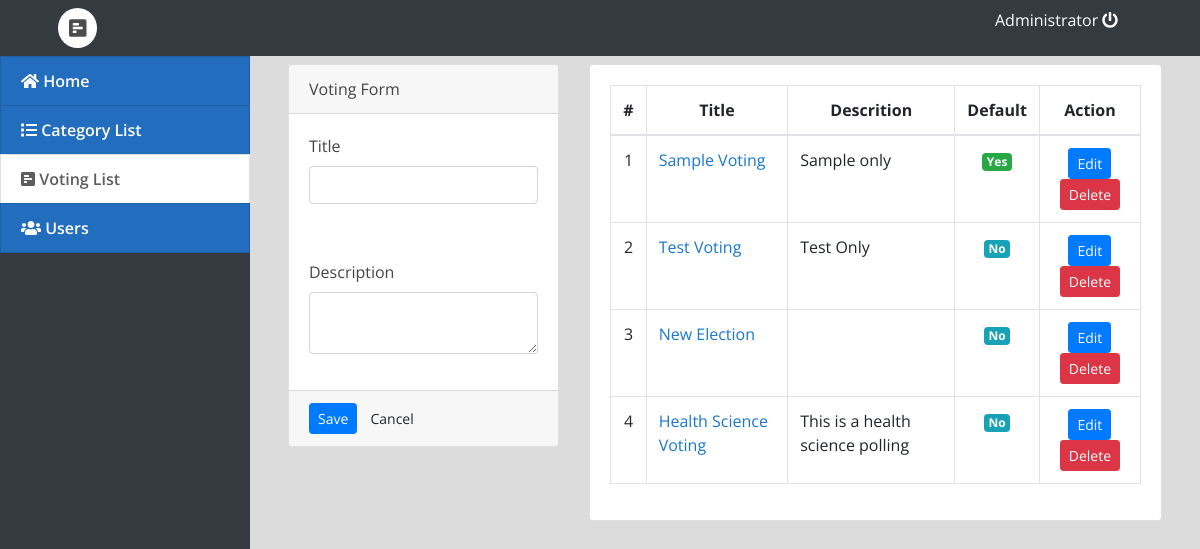
Page /index.php?page=voting_list (signed in) on the committed database.
### tables this page shows
CREATE TABLE IF NOT EXISTS `voting_list` (
  `id` int(30) NOT NULL AUTO_INCREMENT,
  `title` varchar(250) NOT NULL,
  `description` text NOT NULL,
  `is_default` tinyint(1) NOT NULL DEFAULT '0',
  PRIMARY KEY (`id`)
);

### voting_list.php (the view, shortened to what this page needs)
<?php include('db_connect.php');?>
<div class="container-fluid">
	<div class="col-lg-12">
		<div class="row">
			<div class="col-md-4">
			<form action="" id="manage-voting">
				<div class="card">
					<div class="card-header">
						    Voting Form
				  	</div>
					<div class="card-body">
							<div class="form-group">
								<label class="control-label">Title</label>
								<input type="text" class="form-control" name="title">
							</div>
					</div>
					<div class="card-body">
							<div class="form-group">
								<label class="control-label">Description</label>
								<textarea class="form-control" name="description"></textarea>
							</div>
					</div>
					<div class="card-footer">
						<div class="row">
							<div class="col-md-12">
								<button class="btn btn-sm btn-primary"> Save</button>
								<button class="btn btn-sm btn-default" type="button" onclick="$('#manage-voting').get(0).reset()"> Cancel</button>
							</div>
						</div>
					</div>
				</div>
			</form>
			</div>
			<div class="col-md-8">
				<div class="card">
					<div class="card-body">
						<table class="table table-bordered table-hover">
							<colgroup>
								<col width="5%">
								<col width="30%">
								<col width="35%">
								<col width="10%">
								<col width="20%">
							</colgroup>
							<thead>
								<tr>
									<th class="text-center">#</th>
									<th class="text-center">Title</th>
									<th class="text-center">Descrition</th>
									<th class="text-center">Default</th>
									<th class="text-center">Action</th>
								</tr>
							</thead>
							<tbody>
								<?php
								$i = 1;
								$vote = $conn->query("SELECT * FROM voting_list order by id asc");
								while($row=$vote->fetch_assoc()):
								?>
								<tr>
									<td class="text-center"><?php echo $i++ ?></td>
									<td class=""><a href="index.php?page=manage_voting&id=<?php echo $row['id'] ?>"><?php echo $row['title'] ?></a></td>
									<td class=""><?php echo $row['description'] ?></td>
									<?php if($row['is_default'] == 1): ?>
										<td class="text-center"><div class="badge badge-success">Yes</div></td>
									<?php elseif($row['is_default'] == 0):  ?>
										<td class="text-center"><div class="badge badge-info update_default" data-id="<?php echo $row['id'] ?>">No</div></td>
									<?php endif; ?>
									<td class="text-center">
										<button class="btn btn-sm btn-primary edit_voting" type="button" data-id="<?php echo $row['id'] ?>">Edit</button>
										<button class="btn btn-sm btn-danger delete_voting" type="button" data-id="<?php echo $row['id'] ?>">Delete</button>
									</td>
								</tr>
								<?php endwhile; ?>
							</tbody>
						</table>
					</div>
				</div>
			</div>
		</div>
	</div>
</div>

### assets/css/style.css (style rules this page uses)
body { font-family: "Open Sans", sans-serif; color: #444444; width: 100%; height: calc(100%); }
a { color: #1977cc; }

### index.php (style rules this page uses)
body { background: #80808045; }

### voting_list.php (style rules this page uses)
.update_default { cursor: pointer; }

### rows in the picture
voting_list: title "Sample Voting", description "Sample only", is_default "Yes"
voting_list: title "Test Voting", description "Test Only"
voting_list: title "New Election"
voting_list: title "Health Science Voting", description "This is a health science polling"

### other values in the picture
$_SESSION['login_name'] "Administrator"
